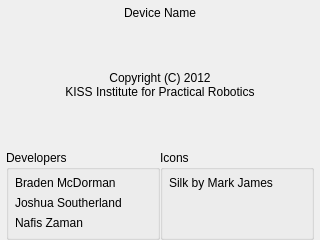
<?xml version="1.0" encoding="UTF-8"?>
<ui version="4.0">
 <class>AboutWidget</class>
 <widget class="QWidget" name="AboutWidget">
  <property name="geometry">
   <rect>
    <x>0</x>
    <y>0</y>
    <width>320</width>
    <height>240</height>
   </rect>
  </property>
  <property name="windowTitle">
   <string>About</string>
  </property>
  <layout class="QVBoxLayout" name="verticalLayout">
   <property name="spacing">
    <number>0</number>
   </property>
   <property name="leftMargin">
    <number>6</number>
   </property>
   <property name="topMargin">
    <number>6</number>
   </property>
   <property name="rightMargin">
    <number>6</number>
   </property>
   <property name="bottomMargin">
    <number>0</number>
   </property>
   <item>
    <widget class="QLabel" name="deviceName">
     <property name="styleSheet">
      <string notr="true">font: 35 20pt &quot;Courier&quot;;</string>
     </property>
     <property name="text">
      <string>Device Name</string>
     </property>
     <property name="alignment">
      <set>Qt::AlignCenter</set>
     </property>
    </widget>
   </item>
   <item>
    <spacer name="verticalSpacer_2">
     <property name="orientation">
      <enum>Qt::Vertical</enum>
     </property>
     <property name="sizeHint" stdset="0">
      <size>
       <width>20</width>
       <height>40</height>
      </size>
     </property>
    </spacer>
   </item>
   <item>
    <widget class="QLabel" name="label_5">
     <property name="text">
      <string>Copyright (C) 2012</string>
     </property>
     <property name="alignment">
      <set>Qt::AlignCenter</set>
     </property>
    </widget>
   </item>
   <item>
    <widget class="QLabel" name="label_4">
     <property name="text">
      <string>KISS Institute for Practical Robotics</string>
     </property>
     <property name="alignment">
      <set>Qt::AlignCenter</set>
     </property>
    </widget>
   </item>
   <item>
    <spacer name="verticalSpacer_3">
     <property name="orientation">
      <enum>Qt::Vertical</enum>
     </property>
     <property name="sizeHint" stdset="0">
      <size>
       <width>20</width>
       <height>40</height>
      </size>
     </property>
    </spacer>
   </item>
   <item>
    <layout class="QHBoxLayout" name="horizontalLayout">
     <item>
      <widget class="QGroupBox" name="groupBox_2">
       <property name="title">
        <string>Developers</string>
       </property>
       <layout class="QVBoxLayout" name="verticalLayout_2">
        <property name="margin">
         <number>6</number>
        </property>
        <item>
         <widget class="QLabel" name="label">
          <property name="text">
           <string>Braden McDorman</string>
          </property>
         </widget>
        </item>
        <item>
         <widget class="QLabel" name="label_2">
          <property name="text">
           <string>Joshua Southerland</string>
          </property>
         </widget>
        </item>
        <item>
         <widget class="QLabel" name="label_7">
          <property name="text">
           <string>Nafis Zaman</string>
          </property>
         </widget>
        </item>
        <item>
         <spacer name="verticalSpacer_4">
          <property name="orientation">
           <enum>Qt::Vertical</enum>
          </property>
          <property name="sizeHint" stdset="0">
           <size>
            <width>20</width>
            <height>1</height>
           </size>
          </property>
         </spacer>
        </item>
       </layout>
      </widget>
     </item>
     <item>
      <widget class="QGroupBox" name="groupBox">
       <property name="title">
        <string>Icons</string>
       </property>
       <layout class="QVBoxLayout" name="verticalLayout_3">
        <property name="margin">
         <number>6</number>
        </property>
        <item>
         <widget class="QLabel" name="label_3">
          <property name="text">
           <string>Silk by Mark James</string>
          </property>
         </widget>
        </item>
        <item>
         <spacer name="verticalSpacer">
          <property name="orientation">
           <enum>Qt::Vertical</enum>
          </property>
          <property name="sizeHint" stdset="0">
           <size>
            <width>20</width>
            <height>40</height>
           </size>
          </property>
         </spacer>
        </item>
       </layout>
      </widget>
     </item>
    </layout>
   </item>
  </layout>
 </widget>
 <resources/>
 <connections/>
</ui>
